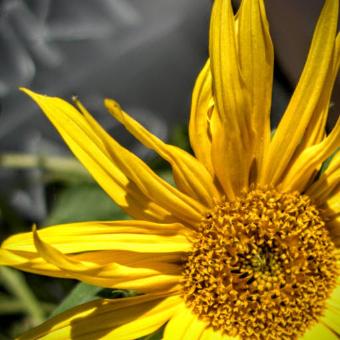
#> input picture pic/original.png, 340 x 340 px, found by its file name; the run also reads 1 picture not shown here
$ python demosaicing.py   (older library calls are emulated)
#> lines starting #> are read from the running program, lines starting #| are printed output that depends on the picture
import cv2
import numpy as np
import math
from PIL import Image
from scipy.signal import convolve2d

PIXEL_MAX = 255.0

# Calculate PSNR
def psnr(img1, img2):
    mse = np.mean((img1 - img2) ** 2)
    if mse == 0:
        return 100
    return 20 * math.log10(PIXEL_MAX/math.sqrt(mse))

#  Calculate SSIM
# [9 lines left out: function matlab_style_gauss2D, not called in this run]

def filter2(x, kernel, mode='same'):
    return convolve2d(x, np.rot90(kernel, 2), mode=mode)

# [30 lines left out: function compute_ssim, not called in this run]


if __name__ == "__main__":
    img1 = cv2.imread('pic/Original.png',cv2.IMREAD_GRAYSCALE)
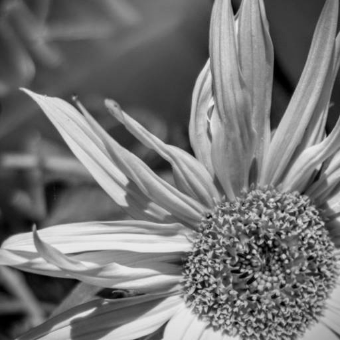
#> img1: shape (340, 340); min 0, max 235, mean 118
    img2 = cv2.imread('pic/Original-min.png',cv2.IMREAD_GRAYSCALE)
    img3 = cv2.imread('pic/blur.png',cv2.IMREAD_GRAYSCALE)
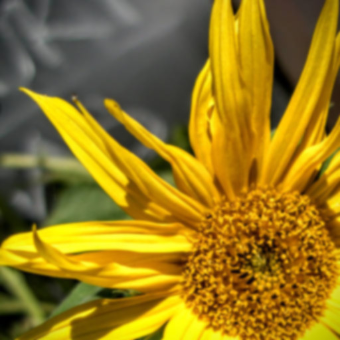
#> input picture pic/blur.png, 340 x 340 px
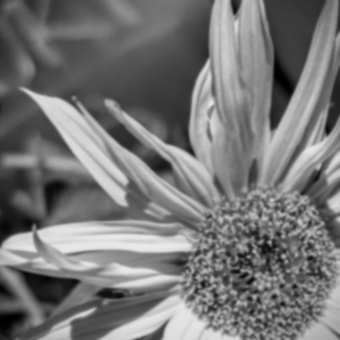
#> img3: shape (340, 340); min 0, max 234, mean 118.2
    img4 = cv2.imread('pic/desaturated.png',cv2.IMREAD_GRAYSCALE)
    img5 = cv2.imread('pic/noise.png',cv2.IMREAD_GRAYSCALE)
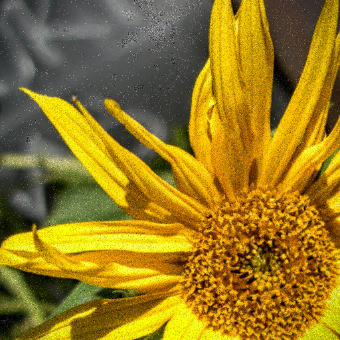
#> input picture pic/noise.png, 340 x 340 px
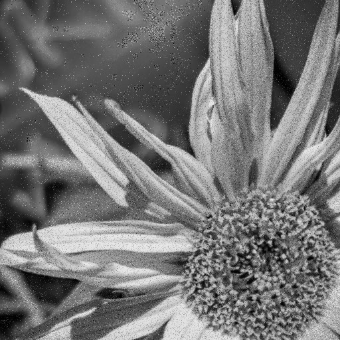
#> img5: shape (340, 340); min 0, max 235, mean 118.3
    img6 = cv2.imread('pic/jpgggg.png',cv2.IMREAD_GRAYSCALE)
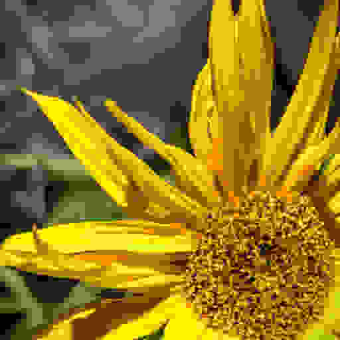
#> input picture pic/jpgggg.png, 340 x 340 px
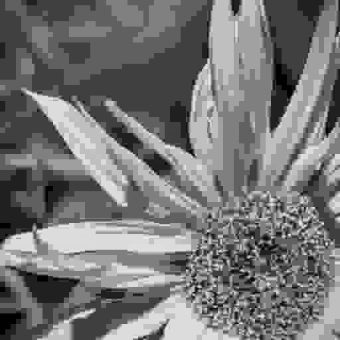
#> img6: shape (340, 340); min 0, max 241, mean 117.9

    # PSNR
    print("==================================================")
    print("NORMAL")
    print("==================================================")
#> (the run stopped early here; a loop or call above may not have finished)
